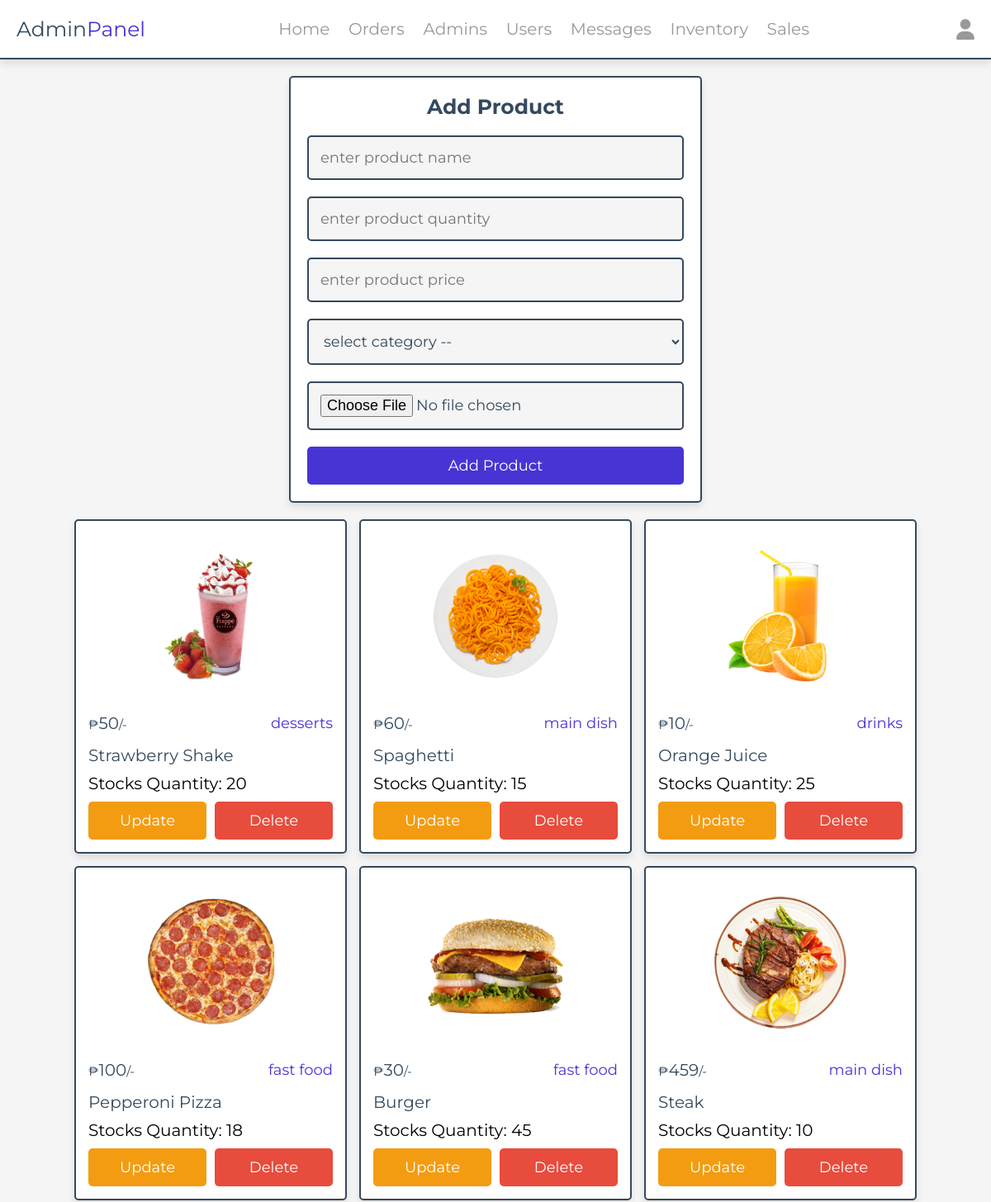
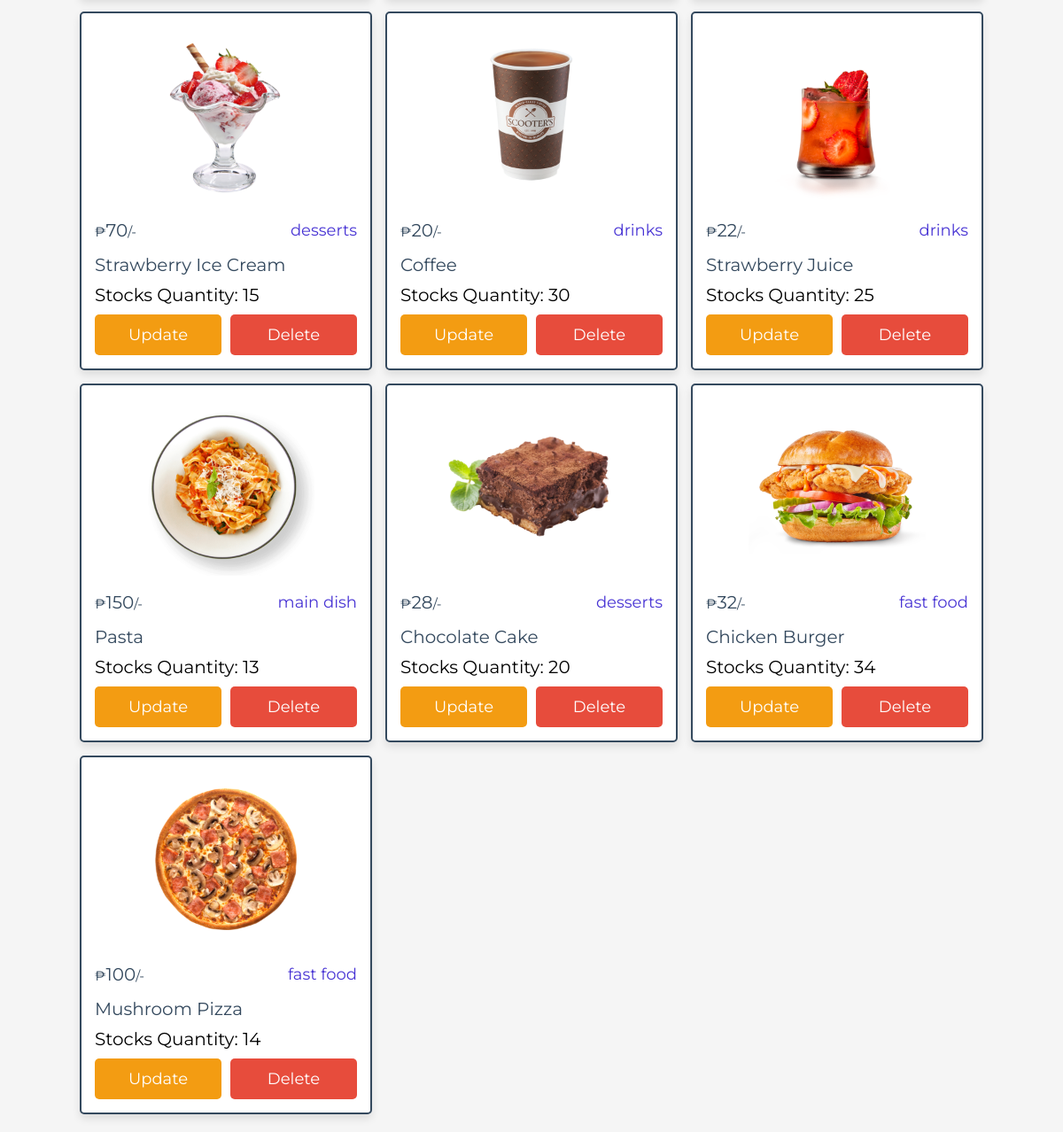
The app's page /admin/products.php (signed in) with its own data (2 pictures, top to bottom).
### tables this page shows
CREATE TABLE `products` (
  `id` int(100) NOT NULL AUTO_INCREMENT,
  `name` varchar(100) NOT NULL,
  `category` varchar(100) NOT NULL,
  `quantity` int(50) NOT NULL DEFAULT 0,
  `price` int(10) NOT NULL,
  `image` varchar(100) NOT NULL,
  PRIMARY KEY (`id`)
);

### admin/products.php (the view, shortened to what this page needs)
<?php
include '../components/connect.php';
?>
<!DOCTYPE html>
<html lang="en">
<head>
   <link rel="stylesheet" href="https://cdnjs.cloudflare.com/ajax/libs/font-awesome/6.1.1/css/all.min.css">
   <link rel="stylesheet" href="../css/admin_style.css">
</head>
<body>
<?php include '../components/admin_header.php' ?>
<section class="add-products">
   <form action="" method="POST" enctype="multipart/form-data">
      <h3>add product</h3>
      <input type="text" required placeholder="enter product name" name="name" maxlength="100" class="box">
      <input type="number" min="1" required placeholder="enter product quantity" name="quantity" class="box">
      <input type="text"  required placeholder="enter product price" name="price" onkeypress="if(this.value.length == 10) return false;" class="box">
      <select name="category" class="box" required>
         <option value="" disabled selected>select category --</option>
      </select>
      <input type="file" name="image" class="box" accept="image/jpg, image/jpeg, image/png, image/webp" required>
      <input type="submit" value="add product" name="add_product" class="btn">
   </form>
</section>
<section class="show-products" style="padding-top: 0;">
   <div class="box-container">
      <?php
      $show_products = $conn->prepare("SELECT * FROM `products`");
      $show_products->execute();
      if ($show_products->rowCount() > 0) {
         while ($fetch_products = $show_products->fetch(PDO::FETCH_ASSOC)) {
      ?>
            <div class="box">
               <img src="../uploaded_img/<?= $fetch_products['image']; ?>" alt="">
               <div class="flex">
                  <div class="price"><span>₱</span><?= $fetch_products['price']; ?><span>/-</span></div>
                  <div class="category"><?= $fetch_products['category']; ?></div>
               </div>
               <div class="name"><?= $fetch_products['name']; ?></div>
               <div class="quantity" style="font-size: 20px;">Stocks Quantity: <?= $fetch_products['quantity']; ?></div>
               <div class="flex-btn">
                  <a href="update_product.php?update=<?= $fetch_products['id']; ?>" class="option-btn">update</a>
                  <a href="products.php?delete=<?= $fetch_products['id']; ?>" class="delete-btn" onclick="return confirm('delete this product?');">delete</a>
               </div>
            </div>
      <?php
         }
      } else {
         echo '<p class="empty">no products added yet!</p>';
      }
      ?>
   </div>
</section>
</body>
</html>

### css/admin_style.css (style rules this page uses)
:root { --main-color:#4834d4; --red:#e74c3c; --orange:#f39c12; --black:#34495e; --white:#fff; --light-bg:#f5f5f5; --light-color:#999; --border:.2rem solid var(--black); --box-shadow:0 .5rem 1rem rgba(0,0,0,.1); }
* { font-family: 'Montserrat', sans-serif; margin:0; padding:0; box-sizing: border-box; text-decoration: none; outline: none; border:none; }
html { font-size: 62.5%; overflow-x: hidden; }
body { background-color: var(--light-bg); }
section { max-width: 1200px; margin:0 auto; padding:2rem; }
.btn, .delete-btn, .option-btn { display: block; margin-top: 1rem; border-radius: .5rem; cursor: pointer; width: 100%; font-size: 1.8rem; color:var(--white); padding:1.2rem 3rem; text-transform: capitalize; text-align: center; }
.btn { background-color: var(--main-color); }
.delete-btn { background-color: var(--red); }
.option-btn { background-color: var(--orange); }
.flex-btn { display: flex; gap:1rem; }
.add-products form { margin:0 auto; max-width: 50rem; background-color: var(--white); border-radius: .5rem; box-shadow: var(--box-shadow); border:var(--border); padding:2rem; text-align: center; }
.add-products form h3 { margin-bottom: 1rem; font-size: 2.5rem; color:var(--black); text-transform: capitalize; }
.add-products form .box { background-color: var(--light-bg); border:var(--border); width: 100%; padding:1.4rem; font-size: 1.8rem; color:var(--black); border-radius: .5rem; margin: 1rem 0; }
.show-products .box-container { display: grid; grid-template-columns: repeat(auto-fit, 33rem); gap:1.5rem; justify-content: center; align-items: flex-start; }
.show-products .box-container .box { background-color: var(--white); border-radius: .5rem; box-shadow: var(--box-shadow); border:var(--border); padding:1.5rem; }
.show-products .box-container .box img { width: 100%; height: 20rem; object-fit: contain; margin-bottom: 1rem; }
.show-products .box-container .box .name { font-size: 2rem; color:var(--black); padding:1rem 0; }
.show-products .box-container .box .flex { display: flex; align-items: center; gap:1rem; justify-content: space-between; }
.show-products .box-container .box .flex .category { font-size: 1.8rem; color:var(--main-color); }
.show-products .box-container .box .flex .price { font-size: 2rem; color:var(--black); margin:.5rem 0; }
.show-products .box-container .box .flex .price span { font-size: 1.5rem; }

### records on screen
products: image (picture), price "50", category "desserts", name "Strawberry Shake", quantity "20"
products: image (picture), price "60", category "main dish", name "Spaghetti", quantity "15"
products: image (picture), price "10", category "drinks", name "Orange Juice", quantity "25"
products: image (picture), price "100", category "fast food", name "Pepperoni Pizza", quantity "18"
products: image (picture), price "30", category "fast food", name "Burger", quantity "45"
products: image (picture), price "459", category "main dish", name "Steak", quantity "10"
products: image (picture), price "70", category "desserts", name "Strawberry Ice Cream", quantity "15"
products: image (picture), price "20", category "drinks", name "Coffee", quantity "30"
products: image (picture), price "22", category "drinks", name "Strawberry Juice", quantity "25"
products: image (picture), price "150", category "main dish", name "Pasta", quantity "13"
products: image (picture), price "28", category "desserts", name "Chocolate Cake", quantity "20"
products: image (picture), price "32", category "fast food", name "Chicken Burger", quantity "34"
products: image (picture), price "100", category "fast food", name "Mushroom Pizza", quantity "14"
